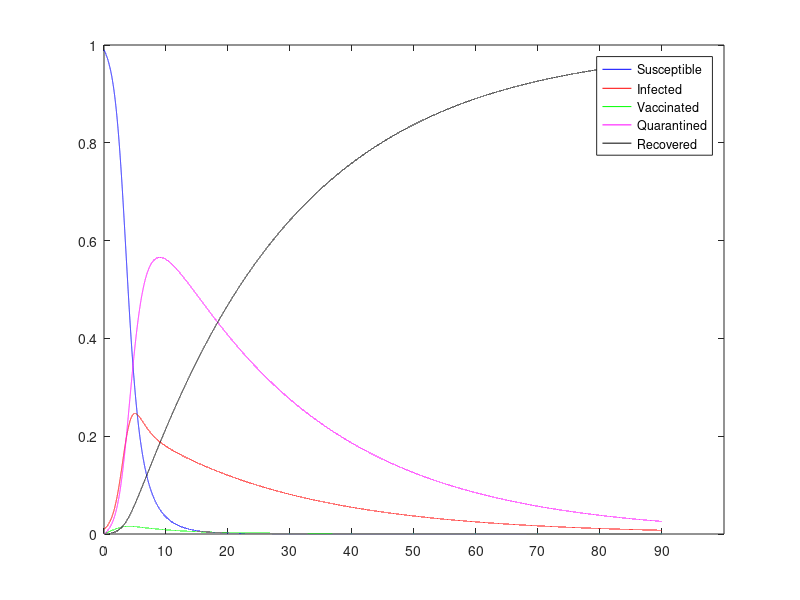

Recreate this plot in MATLAB.
% ADAPTED FROM MODEL IN THIS PAPER
% Turkyilmazoglu M. An extended epidemic model with vaccination: Weak-immune SIRVI. 
% Physica A. 2022;598:127429. doi:10.1016/j.physa.2022.127429

%-----MODEL-----%

% SIVQR model
N = 1000000; % total population
I0 = 0.01*N; % number of people sick once the health authority notices an issue
S = N - I0; % total number of susceptible individuals
I = I0; % total number of infected individuals
V = 0; % total number of vaccinated individuals
Q = 0; % total number of quarantined individuals
R = 0; % total number of recovered individuals

%-----Parameters-----%

% number of daily interactions if there was no policies
% proxy for population density
base_num_inter = 20; 

% social isolation policy ranging from zero isolation to total isolation
% reduces number of daily interactions
isolation_factor = 0; 

% average number of daily interactions
daily_interactions = base_num_inter*(1-isolation_factor); 

% nu = vaccination rate of susceptible individuals
nu = 0.006; % levels 0, 0.1, 0.2, 0.3

% vaccine effectivness
vac_eff = 0.4; % prob(infected|vac) = vac_eff*prob(infected|unvac)

% probability of getting infected from interacting w/ infected invdividual
probability_of_spread_unvaccinated = 0.1; 
probability_of_spread_vaccinated = vac_eff*probability_of_spread_unvaccinated; 

% beta = transmission rate
beta_unvac = daily_interactions*probability_of_spread_unvaccinated;
beta_vac = daily_interactions*probability_of_spread_vaccinated;

% gamma = recovery rate
gamma = 1/14; % covid recovery in 2 weeks

%probability that an infectious individual is sympomatic
prob_symptomatic = 1; % covid

% quarantining sympomatic individuals
% should always be set to 1, if no quarantine set quarantine duration to 0
quarantine = 1; 

qd = 3;
quarantine_duration = min(qd, 1/gamma); % 5 days or recovery
% rate at which we take people out of quarantine
if quarantine_duration == 0
    quarantine_rate = 0;
    quarantine = 0;
else
    quarantine_rate = 1/quarantine_duration;
end

%rate of recovery for quarantined individuals:
if quarantine_rate == 0
    gamma_q = gamma;
elseif quarantine_duration >= 1/gamma
    gamma_q = 1;
else
    gamma_q = 1/(1/gamma - 1/quarantine_rate);
end

%-----Solver-----%

% ds/dt = -beta_unvac*s*i - nu*s
% di/dt beta_unvac*s*i + beta_vac*v*i - quarantine*prob_sympomatic*i + (1-gamma_q)*quarantine_rate*q - gamma*i
% dv/dt = nu*s- beta_vac*v*i
% dq/t = quarantine*prob_symptomatic*i - quarantine_rate*q
% dr/dt = gamma*i + gamma_q*quarantine_rate*q \\ can be solved for from s + i + v + r = 1

% diff equations with forward euler:
k = 0.001; % lower time step for convergence, set to k = 1 for interpretability
Tf = 90; % days
numsteps = ceil(Tf/k);
k = Tf/numsteps;

s = zeros(1, numsteps);
i = zeros(1, numsteps);
v = zeros(1, numsteps);
q = zeros(1, numsteps);
r = zeros(1, numsteps);
temp = zeros(1, numsteps);

s(1) = S/N; % prop of population susceptible
i(1) = I/N; % prop of population infected
v(1) = V/N; % prop of vaccinated individuals
q(1) = Q/N; % prop of quarantined individuals
r(1) = R/N; % prop of population recovered

for n = 1:(numsteps-1)
    s(n+1) = s(n) + k*(-beta_unvac*s(n)*i(n) - nu*s(n));
    i(n+1) = i(n) + k*(beta_unvac*s(n)*i(n) + beta_vac*v(n)*i(n) - quarantine*prob_symptomatic*i(n) + (1-gamma_q)*quarantine_rate*q(n) - gamma*i(n));
    v(n+1) = v(n) + k*(nu*s(n)- beta_vac*v(n)*i(n));
    q(n+1) = q(n) + k*(quarantine*prob_symptomatic*i(n) - quarantine_rate*q(n));
    r(n+1) = r(n) + k*(gamma*i(n) + gamma_q*quarantine_rate*q(n));
end

plot(1:numsteps, s, 'b', ...
    1:numsteps, i, 'r', ...
    1:numsteps, v, 'g', ...
    1:numsteps, q, 'm', ...
    1:numsteps, r, 'k')
xticks(0:10/k:numsteps)
xticklabels(0:10:Tf)
legend('Susceptible', 'Infected', 'Vaccinated', 'Quarantined', 'Recovered')

fprintf('PARAMETERS/TREATMENTS: \n')
fprintf('average number of daily interactions (population density) = %d \n', base_num_inter);
fprintf('social isolation ranging from 0 (no isolation), to 1 (max isolation) = %d \n',isolation_factor);
fprintf('probability of spreading to unvaccinated = %d \n',probability_of_spread_unvaccinated);
fprintf('rate of recovery = %d days \n', 1/gamma);
fprintf('rate at which susceptible individuals are vaccinated = %d \n',nu);
fprintf('vaccine effectivness (how much does it reduce prob(spread)?) = %d \n',vac_eff);
fprintf('prob_symptomatic = %d \n',prob_symptomatic);
fprintf('quarantine_duration = %d days \n',quarantine_duration);
fprintf('RESPONSE: \n')
fprintf('peak of infected population = %d%% \n', round(max(i + q)*100));